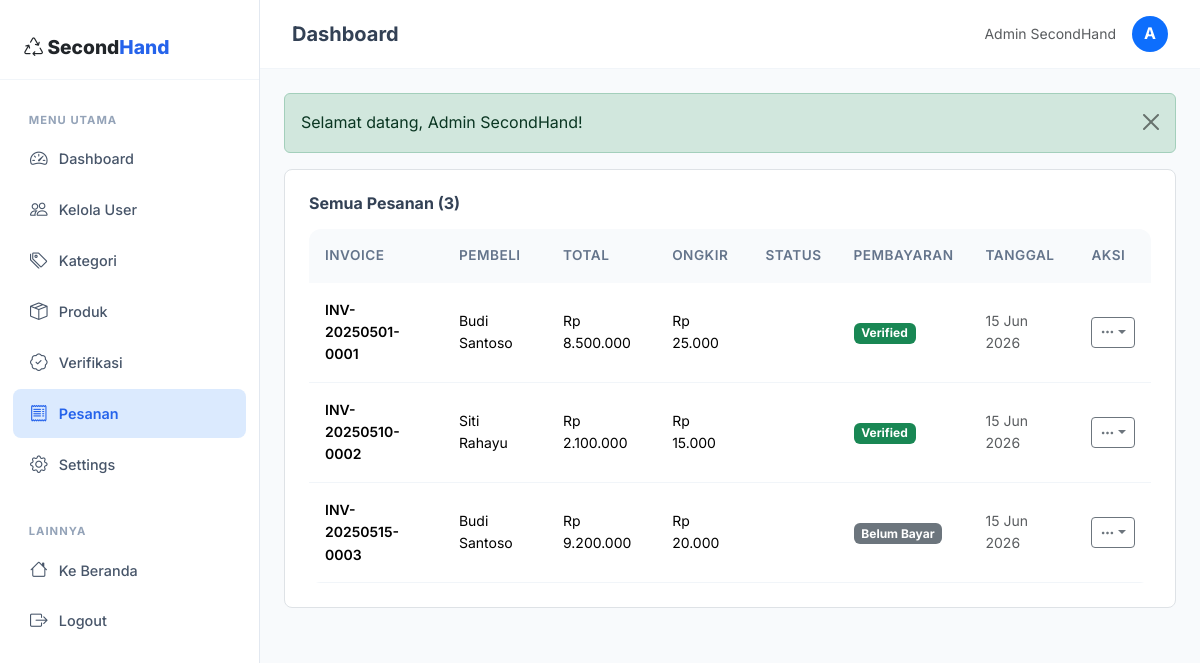
/index.php?page=admin_orders (signed in), run on the app's committed database.
### tables this page shows
CREATE TABLE `orders` (
  `id` INT(11) NOT NULL AUTO_INCREMENT,
  `invoice_number` VARCHAR(50) NOT NULL UNIQUE,
  `buyer_id` INT(11) NOT NULL,
  `total_amount` DECIMAL(15,2) NOT NULL,
  `shipping_cost` DECIMAL(15,2) NOT NULL DEFAULT 0,
  `shipping_address` TEXT NOT NULL,
  `shipping_method` VARCHAR(50) DEFAULT 'reguler',
  `status` ENUM('pending','confirmed','processing','shipped','delivered','completed','cancelled') NOT NULL DEFAULT 'pending',
  `tracking_number` VARCHAR(100) DEFAULT NULL,
  `notes` TEXT DEFAULT NULL,
  `created_at` TIMESTAMP DEFAULT CURRENT_TIMESTAMP,
  `updated_at` TIMESTAMP DEFAULT CURRENT_TIMESTAMP ON UPDATE CURRENT_TIMESTAMP,
  PRIMARY KEY (`id`),
  KEY `fk_order_buyer` (`buyer_id`),
  CONSTRAINT `fk_order_buyer` FOREIGN KEY (`buyer_id`) REFERENCES `users`(`id`) ON DELETE CASCADE
);

CREATE TABLE `users` (
  `id` INT(11) NOT NULL AUTO_INCREMENT,
  `name` VARCHAR(100) NOT NULL,
  `email` VARCHAR(100) NOT NULL UNIQUE,
  `password` VARCHAR(255) NOT NULL,
  `phone` VARCHAR(20) DEFAULT NULL,
  `address` TEXT DEFAULT NULL,
  `avatar` VARCHAR(255) DEFAULT 'default.png',
  `role` ENUM('buyer','seller','admin') NOT NULL DEFAULT 'buyer',
  `is_active` TINYINT(1) NOT NULL DEFAULT 1,
  `created_at` TIMESTAMP DEFAULT CURRENT_TIMESTAMP,
  `updated_at` TIMESTAMP DEFAULT CURRENT_TIMESTAMP ON UPDATE CURRENT_TIMESTAMP,
  PRIMARY KEY (`id`)
);

### src/config/helpers.php (called while the page is built, shortened)
<?php
function e($string) {
    return htmlspecialchars($string ?? '', ENT_QUOTES, 'UTF-8');
}
function formatRupiah($amount) {
    return 'Rp ' . number_format($amount, 0, ',', '.');
}

### src/views/admin/orders.php (the view, shortened to what this page needs)
<?php
$db = getDB();
$orders = $db->query("SELECT o.*, u.name as buyer_name, p.status as pay_status, p.proof_image FROM orders o JOIN users u ON o.buyer_id = u.id LEFT JOIN payments p ON o.id = p.order_id ORDER BY o.created_at DESC")->fetchAll();
?>
<div class="bg-white rounded-3 border p-4">
    <h6 class="fw-bold mb-3">Semua Pesanan (<?= count($orders) ?>)</h6>
    <div class="table-responsive">
        <table class="table table-custom mb-0">
            <thead><tr><th>Invoice</th><th>Pembeli</th><th>Total</th><th>Ongkir</th><th>Status</th><th>Pembayaran</th><th>Tanggal</th><th>Aksi</th></tr></thead>
            <tbody>
            <?php foreach ($orders as $o): ?>
            <tr>
                <td class="fw-semibold small"><?= e($o['invoice_number']) ?></td>
                <td class="small"><?= e($o['buyer_name']) ?></td>
                <td class="small"><?= formatRupiah($o['total_amount']) ?></td>
                <td class="small"><?= formatRupiah($o['shipping_cost']) ?></td>
                <td><?= orderStatusLabel($o['status']) ?></td>
                <td>
                    <?php if ($o['pay_status'] === 'verified'): ?>
                    <span class="badge bg-success">Verified</span>
                    <?php elseif ($o['proof_image']): ?>
                    <span class="badge bg-warning text-dark">Bukti Diupload</span>
                    <?php else: ?>
                    <span class="badge bg-secondary">Belum Bayar</span>
                    <?php endif; ?>
                </td>
                <td class="small text-muted"><?= date('d M Y', strtotime($o['created_at'])) ?></td>
                <td>
                    <div class="dropdown">
                        <button class="btn btn-sm btn-outline-secondary dropdown-toggle" data-bs-toggle="dropdown"><i class="bi bi-three-dots"></i></button>
                    </div>
                </td>
            </tr>
            <?php endforeach; ?>
            </tbody>
        </table>
    </div>
</div>

### src/assets/css/style.css (style rules this page uses)
:root { --primary: #2563eb; --primary-dark: #1d4ed8; --primary-light: #dbeafe; --secondary: #1e293b; --accent: #0ea5e9; --success: #10b981; --warning: #f59e0b; --danger: #ef4444; --dark: #0f172a; --gray-900: #1e293b; --gray-800: #334155; --gray-700: #475569; --gray-600: #64748b; --gray-500: #94a3b8; --gray-400: #cbd5e1; --gray-300: #e2e8f0; --gray-200: #f1f5f9; --gray-100: #f8fafc; --white: #ffffff; --shadow-sm: 0 1px 2px rgba(0, 0, 0, 0.05); --shadow: 0 1px 3px rgba(0, 0, 0, 0.1), 0 1px 2px rgba(0, 0, 0, 0.06); --shadow-md: 0 4px 6px -1px rgba(0, 0, 0, 0.1), 0 2px 4px -1px rgba(0, 0, 0, 0.06); --shadow-lg: 0 10px 15px -3px rgba(0, 0, 0, 0.1), 0 4px 6px -2px rgba(0, 0, 0, 0.05); --shadow-xl: 0 20px 25px -5px rgba(0, 0, 0, 0.1), 0 10px 10px -5px rgba(0, 0, 0, 0.04); --radius: 12px; --radius-sm: 8px; --radius-lg: 16px; --transition: all 0.3s cubic-bezier(0.4, 0, 0.2, 1); }
*, *::before, *::after { box-sizing: border-box; }
body { font-family: 'Inter', sans-serif; background-color: var(--gray-100); color: var(--gray-800); line-height: 1.6; -webkit-font-smoothing: antialiased; }
.table-custom { border-radius: var(--radius); overflow: hidden; }
.table-custom thead th { background: var(--gray-100); font-weight: 600; font-size: 0.85rem; text-transform: uppercase; letter-spacing: 0.5px; color: var(--gray-600); border: none; padding: 1rem; }
.table-custom tbody td { padding: 1rem; vertical-align: middle; border-color: var(--gray-200); }

### data on the page
orders: invoice_number "INV-20250501-0001", buyer.name "Budi Santoso", total_amount "Rp 8.500.000", shipping_cost "Rp 25.000", shows "Verified", created_at "15 Jun 2026"
orders: invoice_number "INV-20250510-0002", buyer.name "Siti Rahayu", total_amount "Rp 2.100.000", shipping_cost "Rp 15.000", shows "Verified", created_at "15 Jun 2026"
orders: invoice_number "INV-20250515-0003", buyer.name "Budi Santoso", total_amount "Rp 9.200.000", shipping_cost "Rp 20.000", shows "Belum Bayar", created_at "15 Jun 2026"

### other printed values
$dashboardTitle "Dashboard"
$_SESSION['name'] "Admin SecondHand"
substr($_SESSION['name'] ?? 'U', 0, 1) "A"
$flash['message'] "Selamat datang, Admin SecondHand!"
count($orders) "3"
